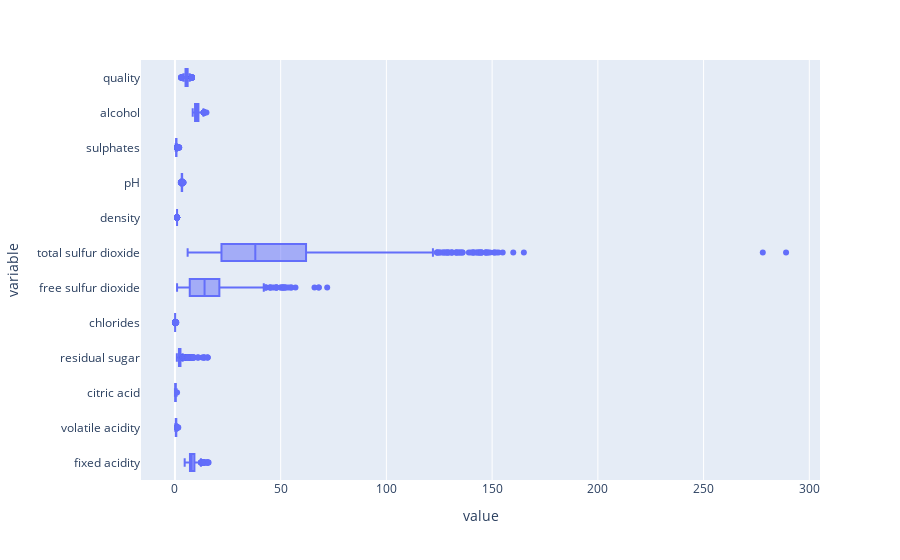

Here is the notebook cell this chart was saved with:
### Code cell
# Plot a box plot of the unedited dataset using Plotly Express
fig = px.box(df, boxmode='group', orientation='h')
fig.show()

### Figure 1 — Plotly figure (JSON) as saved in the notebook; plotly's stock layout.template omitted (floating-point values rounded to 4 significant figures; data arrays with more than 128 entries replaced by an {"elided": "..."} marker saying what was removed)
{"data": [{"alignmentgroup": "True", "hovertemplate": "value=%{x}<br>variable=%{y}<extra></extra>", "legendgroup": "", "marker": {"color": "#636efa"}, "name": "", "notched": false, "offsetgroup": "", "orientation": "h", "showlegend": false, "type": "box", "x": {"elided": "19188 float values"}, "x0": " ", "xaxis": "x", "y": {"elided": "19188 str values"}, "y0": " ", "yaxis": "y"}], "layout": {"boxmode": "group", "legend": {"tracegroupgap": 0}, "margin": {"t": 60}, "xaxis": {"anchor": "y", "domain": [0, 1], "title": {"text": "value"}}, "yaxis": {"anchor": "x", "domain": [0, 1], "title": {"text": "variable"}}}}
